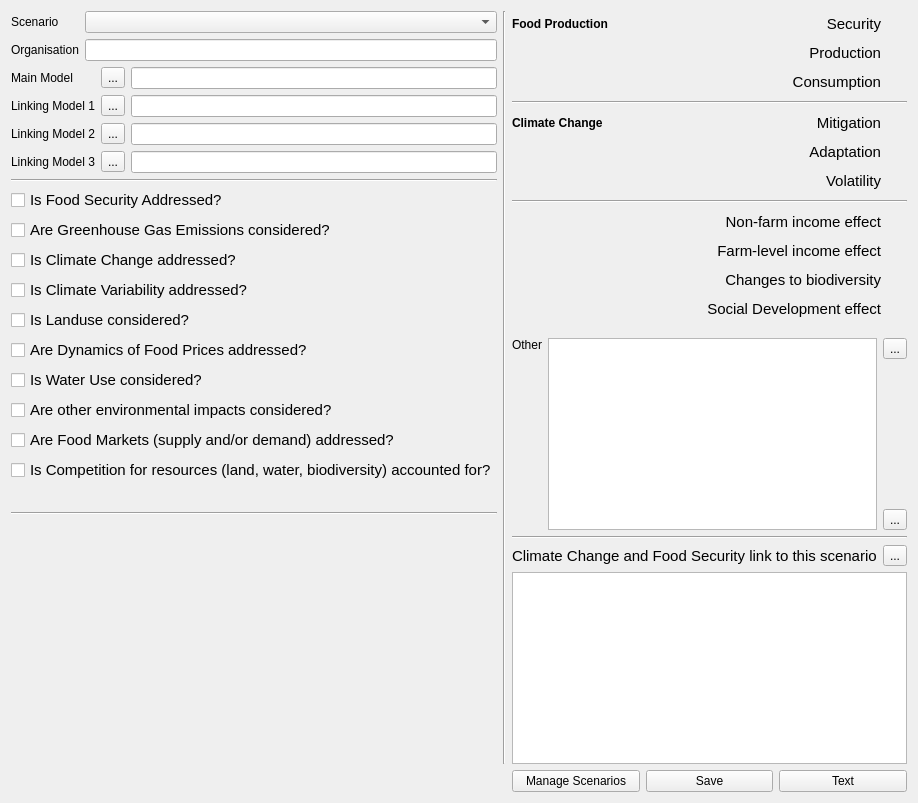
      <widget class="QWidget" name="tab">
       <attribute name="title">
        <string>Scenarios</string>
       </attribute>
       <layout class="QGridLayout" name="gridLayout_16">
        <item row="0" column="0" colspan="2">
         <layout class="QGridLayout" name="gridLayout_12">
          <item row="0" column="0">
           <widget class="QLabel" name="label_3">
            <property name="text">
             <string>Scenario</string>
            </property>
           </widget>
          </item>
          <item row="1" column="0">
           <widget class="QLabel" name="label_2">
            <property name="text">
             <string>Organisation</string>
            </property>
            <property name="buddy">
             <cstring>ledOrganisation</cstring>
            </property>
           </widget>
          </item>
          <item row="1" column="1">
           <widget class="QLineEdit" name="ledOrganisation"/>
          </item>
          <item row="0" column="1">
           <widget class="QComboBox" name="cbScenario"/>
          </item>
         </layout>
        </item>
        <item row="0" column="2" rowspan="9">
         <widget class="Line" name="line_6">
          <property name="orientation">
           <enum>Qt::Vertical</enum>
          </property>
         </widget>
        </item>
        <item row="0" column="3" rowspan="4">
         <layout class="QGridLayout" name="gridLayout_7">
          <item row="8" column="2">
           <widget class="QLabel" name="label_17">
            <property name="maximumSize">
             <size>
              <width>20</width>
              <height>20</height>
             </size>
            </property>
            <property name="text">
             <string/>
            </property>
            <property name="pixmap">
             <pixmap resource="../../macsur-adapter/src/MacsurAdapter/resources/resources.qrc">:/icons/na.png</pixmap>
            </property>
            <property name="scaledContents">
             <bool>true</bool>
            </property>
           </widget>
          </item>
          <item row="2" column="2">
           <widget class="QLabel" name="label_13">
            <property name="maximumSize">
             <size>
              <width>20</width>
              <height>20</height>
             </size>
            </property>
            <property name="cursor">
             <cursorShape>WhatsThisCursor</cursorShape>
            </property>
            <property name="toolTip">
             <string notr="true">&lt;html&gt;&lt;head/&gt;&lt;body&gt;&lt;p&gt;&lt;img src=&quot;:/icons/vip.jpg&quot;/&gt;&lt;/p&gt;&lt;/body&gt;&lt;/html&gt;</string>
            </property>
            <property name="text">
             <string/>
            </property>
            <property name="pixmap">
             <pixmap resource="../../macsur-adapter/src/MacsurAdapter/resources/resources.qrc">:/icons/vipTransparent.png</pixmap>
            </property>
            <property name="scaledContents">
             <bool>true</bool>
            </property>
           </widget>
          </item>
          <item row="9" column="2">
           <widget class="QLabel" name="label_15">
            <property name="maximumSize">
             <size>
              <width>20</width>
              <height>20</height>
             </size>
            </property>
            <property name="text">
             <string/>
            </property>
            <property name="pixmap">
             <pixmap resource="../../macsur-adapter/src/MacsurAdapter/resources/resources.qrc">:/icons/na.png</pixmap>
            </property>
            <property name="scaledContents">
             <bool>true</bool>
            </property>
           </widget>
          </item>
          <item row="11" column="2">
           <widget class="QLabel" name="label_16">
            <property name="maximumSize">
             <size>
              <width>20</width>
              <height>20</height>
             </size>
            </property>
            <property name="text">
             <string/>
            </property>
            <property name="pixmap">
             <pixmap resource="../../macsur-adapter/src/MacsurAdapter/resources/resources.qrc">:/icons/na.png</pixmap>
            </property>
            <property name="scaledContents">
             <bool>true</bool>
            </property>
           </widget>
          </item>
          <item row="9" column="0" colspan="2">
           <widget class="QLabel" name="lblFarmLevelIncome">
            <property name="font">
             <font>
              <pointsize>11</pointsize>
             </font>
            </property>
            <property name="text">
             <string>Farm-level income effect</string>
            </property>
            <property name="alignment">
             <set>Qt::AlignRight|Qt::AlignTrailing|Qt::AlignVCenter</set>
            </property>
           </widget>
          </item>
          <item row="4" column="0">
           <widget class="QLabel" name="lblClimateChange">
            <property name="font">
             <font>
              <weight>75</weight>
              <bold>true</bold>
             </font>
            </property>
            <property name="text">
             <string>Climate Change</string>
            </property>
           </widget>
          </item>
          <item row="5" column="1">
           <widget class="QLabel" name="lblAdaptation">
            <property name="font">
             <font>
              <pointsize>11</pointsize>
             </font>
            </property>
            <property name="text">
             <string>Adaptation</string>
            </property>
            <property name="alignment">
             <set>Qt::AlignRight|Qt::AlignTrailing|Qt::AlignVCenter</set>
            </property>
           </widget>
          </item>
          <item row="8" column="0" colspan="2">
           <widget class="QLabel" name="lblNonFarmIncome">
            <property name="font">
             <font>
              <pointsize>11</pointsize>
             </font>
            </property>
            <property name="text">
             <string>Non-farm income effect</string>
            </property>
            <property name="alignment">
             <set>Qt::AlignRight|Qt::AlignTrailing|Qt::AlignVCenter</set>
            </property>
           </widget>
          </item>
          <item row="12" column="0" colspan="2">
           <widget class="QLabel" name="lblSocialDevelopment">
            <property name="font">
             <font>
              <pointsize>11</pointsize>
             </font>
            </property>
            <property name="text">
             <string>Social Development effect</string>
            </property>
            <property name="alignment">
             <set>Qt::AlignRight|Qt::AlignTrailing|Qt::AlignVCenter</set>
            </property>
           </widget>
          </item>
          <item row="6" column="1">
           <widget class="QLabel" name="lblVolatility">
            <property name="font">
             <font>
              <pointsize>11</pointsize>
             </font>
            </property>
            <property name="text">
             <string>Volatility</string>
            </property>
            <property name="alignment">
             <set>Qt::AlignRight|Qt::AlignTrailing|Qt::AlignVCenter</set>
            </property>
           </widget>
          </item>
          <item row="0" column="0">
           <widget class="QLabel" name="lblFoodProduction">
            <property name="font">
             <font>
              <weight>75</weight>
              <bold>true</bold>
             </font>
            </property>
            <property name="text">
             <string>Food Production</string>
            </property>
           </widget>
          </item>
          <item row="0" column="1">
           <widget class="QLabel" name="lblNutrition">
            <property name="font">
             <font>
              <pointsize>11</pointsize>
             </font>
            </property>
            <property name="text">
             <string>Security</string>
            </property>
            <property name="alignment">
             <set>Qt::AlignRight|Qt::AlignTrailing|Qt::AlignVCenter</set>
            </property>
           </widget>
          </item>
          <item row="3" column="0" colspan="3">
           <widget class="Line" name="line_2">
            <property name="orientation">
             <enum>Qt::Horizontal</enum>
            </property>
           </widget>
          </item>
          <item row="7" column="0" colspan="3">
           <widget class="Line" name="line_3">
            <property name="orientation">
             <enum>Qt::Horizontal</enum>
            </property>
           </widget>
          </item>
          <item row="1" column="1">
           <widget class="QLabel" name="lblProduction">
            <property name="font">
             <font>
              <pointsize>11</pointsize>
             </font>
            </property>
            <property name="text">
             <string>Production</string>
            </property>
            <property name="alignment">
             <set>Qt::AlignRight|Qt::AlignTrailing|Qt::AlignVCenter</set>
            </property>
           </widget>
          </item>
          <item row="11" column="0" colspan="2">
           <widget class="QLabel" name="lblChangesToBiodiversity">
            <property name="font">
             <font>
              <pointsize>11</pointsize>
             </font>
            </property>
            <property name="text">
             <string>Changes to biodiversity</string>
            </property>
            <property name="alignment">
             <set>Qt::AlignRight|Qt::AlignTrailing|Qt::AlignVCenter</set>
            </property>
           </widget>
          </item>
          <item row="2" column="1">
           <widget class="QLabel" name="lblConsumption">
            <property name="font">
             <font>
              <pointsize>11</pointsize>
             </font>
            </property>
            <property name="text">
             <string>Consumption</string>
            </property>
            <property name="alignment">
             <set>Qt::AlignRight|Qt::AlignTrailing|Qt::AlignVCenter</set>
            </property>
           </widget>
          </item>
          <item row="6" column="2">
           <widget class="QLabel" name="label_10">
            <property name="maximumSize">
             <size>
              <width>20</width>
              <height>20</height>
             </size>
            </property>
            <property name="text">
             <string/>
            </property>
            <property name="pixmap">
             <pixmap resource="../../macsur-adapter/src/MacsurAdapter/resources/resources.qrc">:/icons/na.png</pixmap>
            </property>
            <property name="scaledContents">
             <bool>true</bool>
            </property>
           </widget>
          </item>
          <item row="12" column="2">
           <widget class="QLabel" name="label_11">
            <property name="maximumSize">
             <size>
              <width>20</width>
              <height>20</height>
             </size>
            </property>
            <property name="text">
             <string/>
            </property>
            <property name="pixmap">
             <pixmap resource="../../macsur-adapter/src/MacsurAdapter/resources/resources.qrc">:/icons/na.png</pixmap>
            </property>
            <property name="scaledContents">
             <bool>true</bool>
            </property>
           </widget>
          </item>
          <item row="4" column="1">
           <widget class="QLabel" name="lblMitigation">
            <property name="font">
             <font>
              <pointsize>11</pointsize>
             </font>
            </property>
            <property name="text">
             <string>Mitigation</string>
            </property>
            <property name="alignment">
             <set>Qt::AlignRight|Qt::AlignTrailing|Qt::AlignVCenter</set>
            </property>
           </widget>
          </item>
          <item row="1" column="2">
           <widget class="QLabel" name="label_18">
            <property name="maximumSize">
             <size>
              <width>20</width>
              <height>20</height>
             </size>
            </property>
            <property name="cursor">
             <cursorShape>WhatsThisCursor</cursorShape>
            </property>
            <property name="toolTip">
             <string>Important</string>
            </property>
            <property name="text">
             <string/>
            </property>
            <property name="pixmap">
             <pixmap resource="../../macsur-adapter/src/MacsurAdapter/resources/resources.qrc">:/icons/bookmark-2.png</pixmap>
            </property>
            <property name="scaledContents">
             <bool>true</bool>
            </property>
           </widget>
          </item>
          <item row="5" column="2">
           <widget class="QLabel" name="label_14">
            <property name="maximumSize">
             <size>
              <width>20</width>
              <height>20</height>
             </size>
            </property>
            <property name="text">
             <string/>
            </property>
            <property name="pixmap">
             <pixmap resource="../../macsur-adapter/src/MacsurAdapter/resources/resources.qrc">:/icons/na.png</pixmap>
            </property>
            <property name="scaledContents">
             <bool>true</bool>
            </property>
           </widget>
          </item>
          <item row="4" column="2">
           <widget class="QLabel" name="label_12">
            <property name="maximumSize">
             <size>
              <width>20</width>
              <height>20</height>
             </size>
            </property>
            <property name="text">
             <string/>
            </property>
            <property name="pixmap">
             <pixmap resource="../../macsur-adapter/src/MacsurAdapter/resources/resources.qrc">:/icons/na.png</pixmap>
            </property>
            <property name="scaledContents">
             <bool>true</bool>
            </property>
           </widget>
          </item>
          <item row="0" column="2">
           <widget class="QLabel" name="label_6">
            <property name="maximumSize">
             <size>
              <width>20</width>
              <height>20</height>
             </size>
            </property>
            <property name="cursor">
             <cursorShape>WhatsThisCursor</cursorShape>
            </property>
            <property name="toolTip">
             <string>&lt;html&gt;&lt;head/&gt;&lt;body&gt;&lt;p&gt;Not Applicable&lt;/p&gt;&lt;/body&gt;&lt;/html&gt;</string>
            </property>
            <property name="text">
             <string/>
            </property>
            <property name="pixmap">
             <pixmap resource="../../macsur-adapter/src/MacsurAdapter/resources/resources.qrc">:/icons/na.png</pixmap>
            </property>
            <property name="scaledContents">
             <bool>true</bool>
            </property>
           </widget>
          </item>
         </layout>
        </item>
        <item row="1" column="0" colspan="2">
         <layout class="QGridLayout" name="gridLayout_3">
          <item row="3" column="1">
           <widget class="QLabel" name="label_9">
            <property name="text">
             <string>Linking Model 3</string>
            </property>
           </widget>
          </item>
          <item row="3" column="3">
           <widget class="QLineEdit" name="lineEdit_4"/>
          </item>
          <item row="2" column="1">
           <widget class="QLabel" name="label_8">
            <property name="text">
             <string>Linking Model 2</string>
            </property>
           </widget>
          </item>
          <item row="2" column="3">
           <widget class="QLineEdit" name="lineEdit_3"/>
          </item>
          <item row="1" column="1">
           <widget class="QLabel" name="label_7">
            <property name="text">
             <string>Linking Model 1</string>
            </property>
           </widget>
          </item>
          <item row="0" column="1">
           <widget class="QLabel" name="label_4">
            <property name="text">
             <string>Main Model</string>
            </property>
           </widget>
          </item>
          <item row="0" column="3">
           <widget class="QLineEdit" name="lineEdit"/>
          </item>
          <item row="1" column="3">
           <widget class="QLineEdit" name="lineEdit_2"/>
          </item>
          <item row="0" column="2">
           <widget class="QToolButton" name="toolButton">
            <property name="toolTip">
             <string>Click for Model details</string>
            </property>
            <property name="autoFillBackground">
             <bool>false</bool>
            </property>
            <property name="text">
             <string>...</string>
            </property>
            <property name="icon">
             <iconset resource="../../macsur-adapter/src/MacsurAdapter/resources/resources.qrc">
              <normaloff>:/icons/document-properties.png</normaloff>:/icons/document-properties.png</iconset>
            </property>
           </widget>
          </item>
          <item row="1" column="2">
           <widget class="QToolButton" name="toolButton_2">
            <property name="toolTip">
             <string>Click for Model details</string>
            </property>
            <property name="text">
             <string>...</string>
            </property>
            <property name="icon">
             <iconset resource="../../macsur-adapter/src/MacsurAdapter/resources/resources.qrc">
              <normaloff>:/icons/document-properties.png</normaloff>:/icons/document-properties.png</iconset>
            </property>
           </widget>
          </item>
          <item row="2" column="2">
           <widget class="QToolButton" name="toolButton_3">
            <property name="toolTip">
             <string>Click for Model details</string>
            </property>
            <property name="text">
             <string>...</string>
            </property>
            <property name="icon">
             <iconset resource="../../macsur-adapter/src/MacsurAdapter/resources/resources.qrc">
              <normaloff>:/icons/document-properties.png</normaloff>:/icons/document-properties.png</iconset>
            </property>
           </widget>
          </item>
          <item row="3" column="2">
           <widget class="QToolButton" name="toolButton_4">
            <property name="toolTip">
             <string>Click for Model details</string>
            </property>
            <property name="text">
             <string>...</string>
            </property>
            <property name="icon">
             <iconset resource="../../macsur-adapter/src/MacsurAdapter/resources/resources.qrc">
              <normaloff>:/icons/document-properties.png</normaloff>:/icons/document-properties.png</iconset>
            </property>
           </widget>
          </item>
         </layout>
        </item>
        <item row="2" column="0" colspan="2">
         <widget class="Line" name="line_4">
          <property name="orientation">
           <enum>Qt::Horizontal</enum>
          </property>
         </widget>
        </item>
        <item row="3" column="0" rowspan="2" colspan="2">
         <layout class="QVBoxLayout" name="verticalLayout_2">
          <item>
           <widget class="QCheckBox" name="chbxFoodSecurity">
            <property name="enabled">
             <bool>true</bool>
            </property>
            <property name="font">
             <font>
              <pointsize>11</pointsize>
             </font>
            </property>
            <property name="text">
             <string>Is Food Security Addressed?</string>
            </property>
            <property name="checkable">
             <bool>false</bool>
            </property>
           </widget>
          </item>
          <item>
           <widget class="QCheckBox" name="chbxGHGEmissions">
            <property name="enabled">
             <bool>true</bool>
            </property>
            <property name="font">
             <font>
              <pointsize>11</pointsize>
             </font>
            </property>
            <property name="text">
             <string>Are Greenhouse Gas Emissions considered?</string>
            </property>
            <property name="checkable">
             <bool>false</bool>
            </property>
           </widget>
          </item>
          <item>
           <widget class="QCheckBox" name="chbxClimateChange">
            <property name="enabled">
             <bool>true</bool>
            </property>
            <property name="font">
             <font>
              <pointsize>11</pointsize>
             </font>
            </property>
            <property name="text">
             <string>Is Climate Change addressed?</string>
            </property>
            <property name="checkable">
             <bool>false</bool>
            </property>
           </widget>
          </item>
          <item>
           <widget class="QCheckBox" name="chbxClimateVariability">
            <property name="enabled">
             <bool>true</bool>
            </property>
            <property name="font">
             <font>
              <pointsize>11</pointsize>
             </font>
            </property>
            <property name="text">
             <string>Is Climate Variability addressed?</string>
            </property>
            <property name="checkable">
             <bool>false</bool>
            </property>
           </widget>
          </item>
          <item>
           <widget class="QCheckBox" name="chbxLanduse">
            <property name="enabled">
             <bool>true</bool>
            </property>
            <property name="font">
             <font>
              <pointsize>11</pointsize>
             </font>
            </property>
            <property name="text">
             <string>Is Landuse considered?</string>
            </property>
            <property name="checkable">
             <bool>false</bool>
            </property>
           </widget>
          </item>
          <item>
           <widget class="QCheckBox" name="chbxFoodPriceDynamics">
            <property name="enabled">
             <bool>true</bool>
            </property>
            <property name="font">
             <font>
              <pointsize>11</pointsize>
             </font>
            </property>
            <property name="text">
             <string>Are Dynamics of Food Prices addressed?</string>
            </property>
            <property name="checkable">
             <bool>false</bool>
            </property>
            <property name="checked">
             <bool>false</bool>
            </property>
           </widget>
          </item>
          <item>
           <widget class="QCheckBox" name="chbxWaterUse">
            <property name="enabled">
             <bool>true</bool>
            </property>
            <property name="font">
             <font>
              <pointsize>11</pointsize>
             </font>
            </property>
            <property name="text">
             <string>Is Water Use considered?</string>
            </property>
            <property name="checkable">
             <bool>false</bool>
            </property>
           </widget>
          </item>
          <item>
           <widget class="QCheckBox" name="chbxOtherEnvImpacts">
            <property name="enabled">
             <bool>true</bool>
            </property>
            <property name="font">
             <font>
              <pointsize>11</pointsize>
             </font>
            </property>
            <property name="text">
             <string>Are other environmental impacts considered?</string>
            </property>
            <property name="checkable">
             <bool>false</bool>
            </property>
           </widget>
          </item>
          <item>
           <widget class="QCheckBox" name="chbxFoodMarkets">
            <property name="enabled">
             <bool>true</bool>
            </property>
            <property name="font">
             <font>
              <pointsize>11</pointsize>
             </font>
            </property>
            <property name="text">
             <string>Are Food Markets (supply and/or demand) addressed?</string>
            </property>
            <property name="checkable">
             <bool>false</bool>
            </property>
           </widget>
          </item>
          <item>
           <widget class="QCheckBox" name="chbxResourceCompetition">
            <property name="enabled">
             <bool>true</bool>
            </property>
            <property name="font">
             <font>
              <pointsize>11</pointsize>
             </font>
            </property>
            <property name="text">
             <string>Is Competition for resources (land, water, biodiversity) accounted for?</string>
            </property>
            <property name="checkable">
             <bool>false</bool>
            </property>
           </widget>
          </item>
         </layout>
        </item>
        <item row="4" column="3" rowspan="2">
         <layout class="QGridLayout" name="gridLayout_14">
          <item row="0" column="0">
           <layout class="QVBoxLayout" name="verticalLayout_3">
            <item>
             <widget class="QLabel" name="label_19">
              <property name="sizePolicy">
               <sizepolicy hsizetype="Preferred" vsizetype="Preferred">
                <horstretch>0</horstretch>
                <verstretch>0</verstretch>
               </sizepolicy>
              </property>
              <property name="text">
               <string>Other</string>
              </property>
             </widget>
            </item>
            <item>
             <spacer name="verticalSpacer">
              <property name="orientation">
               <enum>Qt::Vertical</enum>
              </property>
              <property name="sizeHint" stdset="0">
               <size>
                <width>20</width>
                <height>13</height>
               </size>
              </property>
             </spacer>
            </item>
           </layout>
          </item>
          <item row="0" column="1">
           <widget class="QTextEdit" name="textEdit"/>
          </item>
          <item row="0" column="2">
           <layout class="QVBoxLayout" name="verticalLayout_5">
            <item>
             <widget class="QToolButton" name="toolButton_6">
              <property name="toolTip">
               <string>&lt;html&gt;&lt;head/&gt;&lt;body&gt;&lt;p&gt;&lt;img src=&quot;:/icons/vip.jpg&quot;/&gt;&lt;/p&gt;&lt;/body&gt;&lt;/html&gt;</string>
              </property>
              <property name="text">
               <string>...</string>
              </property>
              <property name="icon">
               <iconset resource="../../macsur-adapter/src/MacsurAdapter/resources/resources.qrc">
                <normaloff>:/icons/vip.jpg</normaloff>:/icons/vip.jpg</iconset>
              </property>
             </widget>
            </item>
            <item>
             <spacer name="verticalSpacer_2">
              <property name="orientation">
               <enum>Qt::Vertical</enum>
              </property>
              <property name="sizeHint" stdset="0">
               <size>
                <width>20</width>
                <height>40</height>
               </size>
              </property>
             </spacer>
            </item>
            <item>
             <widget class="QToolButton" name="toolButton_5">
              <property name="toolTip">
               <string>View in pop-out</string>
              </property>
              <property name="text">
               <string>...</string>
              </property>
             </widget>
            </item>
           </layout>
          </item>
         </layout>
        </item>
        <item row="5" column="0" rowspan="3" colspan="2">
         <widget class="Line" name="line_5">
          <property name="orientation">
           <enum>Qt::Horizontal</enum>
          </property>
         </widget>
        </item>
        <item row="6" column="3" rowspan="2">
         <widget class="Line" name="line">
          <property name="orientation">
           <enum>Qt::Horizontal</enum>
          </property>
         </widget>
        </item>
        <item row="7" column="1" rowspan="2">
         <spacer name="verticalSpacerScenariosTab">
          <property name="orientation">
           <enum>Qt::Vertical</enum>
          </property>
          <property name="sizeHint" stdset="0">
           <size>
            <width>20</width>
            <height>40</height>
           </size>
          </property>
         </spacer>
        </item>
        <item row="8" column="3">
         <layout class="QGridLayout" name="gridLayout_15">
          <item row="0" column="0">
           <layout class="QHBoxLayout" name="horizontalLayout_2">
            <item>
             <widget class="QLabel" name="label_5">
              <property name="font">
               <font>
                <pointsize>11</pointsize>
               </font>
              </property>
              <property name="text">
               <string>Climate Change and Food Security link to this scenario</string>
              </property>
              <property name="buddy">
               <cstring>textBrowser</cstring>
              </property>
             </widget>
            </item>
            <item>
             <widget class="QToolButton" name="toolButtonCCandFSLinkToScenario">
              <property name="toolTip">
               <string>View in pop-out</string>
              </property>
              <property name="text">
               <string>...</string>
              </property>
             </widget>
            </item>
           </layout>
          </item>
          <item row="1" column="0">
           <widget class="QTextBrowser" name="textBrowser"/>
          </item>
         </layout>
        </item>
        <item row="9" column="3">
         <layout class="QHBoxLayout" name="horizontalLayout">
          <item>
           <widget class="QPushButton" name="pushButton_3">
            <property name="text">
             <string>Manage Scenarios</string>
            </property>
           </widget>
          </item>
          <item>
           <widget class="QPushButton" name="pushButton_4">
            <property name="text">
             <string>Save</string>
            </property>
           </widget>
          </item>
          <item>
           <widget class="QPushButton" name="pushButton_2">
            <property name="text">
             <string>Text</string>
            </property>
           </widget>
          </item>
         </layout>
        </item>
       </layout>
       <zorder>line_4</zorder>
       <zorder>line</zorder>
       <zorder>line_5</zorder>
       <zorder>line_6</zorder>
       <zorder></zorder>
       <zorder></zorder>
      </widget>
